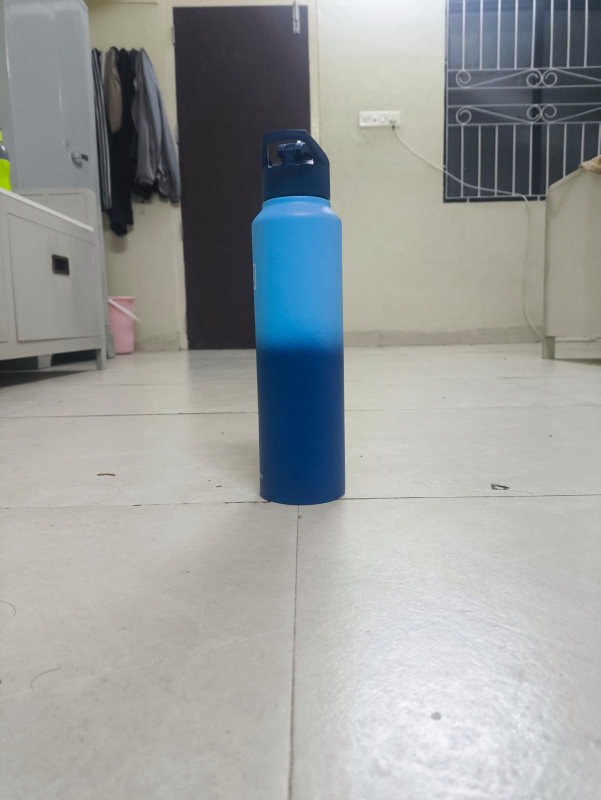
#> input picture center.jpg, 1201 x 1600 px (shown at 1/2 size); its folder holds only this picture in this run
$ python -i bottle_detection.py   (imports and definitions only)
#> lines starting #> are read from the running program, lines starting #| are printed output that depends on the picture; after the words box and inside, x2 and y2 are one past the last pixel; in counts of white or black regions, pixels touching at a corner belong together
#> further down, picture is the input picture: shape (1600, 1201, 3); mean B, G, R 156.2, 157.2, 153.9
"""
Blue water-bottle detection via HSV colour segmentation.

Pipeline
--------
1. Convert BGR → HSV.
2. Build a binary mask from one or more blue/cyan hue ranges.
3. Morphological open/close to remove speckles and fill holes.
4. Find contours; keep the largest blob that exceeds a minimum area.
5. Return bounding box, centroid and the cleaned mask.
"""

from __future__ import annotations

from dataclasses import dataclass

import cv2
import numpy as np

from . import config
from .depth import DepthResult, metres_to_cm
from .disparity import DisparityResult


@dataclass
class BottleDetection:
    found: bool
    mask: np.ndarray
    contour: np.ndarray | None
    bbox: tuple[int, int, int, int] | None  # x, y, w, h
    centroid: tuple[int, int] | None
    area_px: int = 0


@dataclass
class BottleDepthStats:
    median_disparity_px: float | None
    centre_disparity_px: float | None
    median_depth_m: float | None
    centre_depth_m: float | None
    valid_pixels: int


def detect_blue_bottle(image_bgr: np.ndarray) -> BottleDetection:
    """Detect the dominant blue bottle region in a BGR image."""
    print("=" * 60)
    print("6. BOTTLE DETECTION (HSV + morphology + contours)")
    print("=" * 60)

    hsv = cv2.cvtColor(image_bgr, cv2.COLOR_BGR2HSV)
#> hsv: shape (1600, 1201, 3); mean H, S, V 56.2, 29.7, 163.2
    mask = np.zeros(hsv.shape[:2], dtype=np.uint8)

    for lower, upper in config.HSV_BLUE_RANGES:
        lower_np = np.array(lower, dtype=np.uint8)
        upper_np = np.array(upper, dtype=np.uint8)
        mask = cv2.bitwise_or(mask, cv2.inRange(hsv, lower_np, upper_np))
#> this loop made 2 passes
#> pass 1, in detect_blue_bottle, `mask = cv2.bitwise_or(mask, cv2.inRange(hsv, lower_np, upper_np))`:
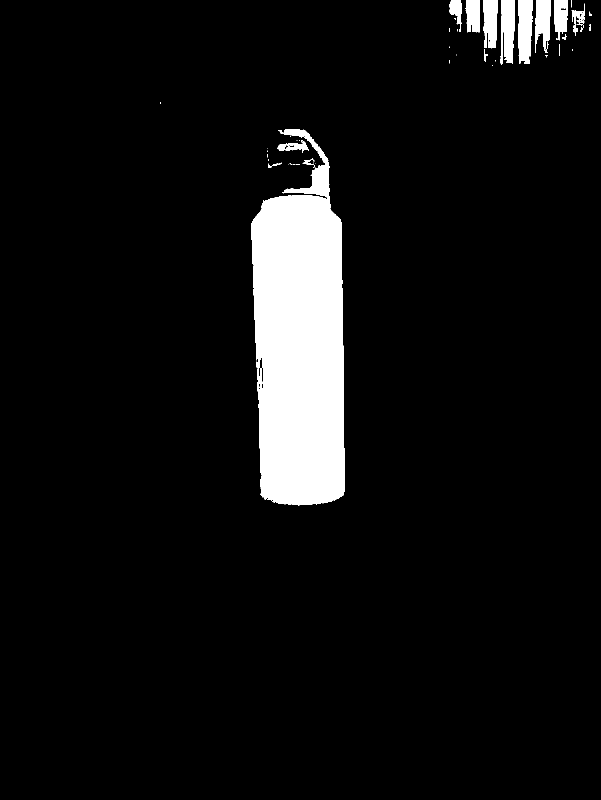
#> mask: shape (1600, 1201) (shown at 1/2 size); 6.5% white; 59 white regions (39 under 20 px), largest, box (x1, y1, x2, y2) and area: (503, 258, 690, 1010) 108049, (1036, 0, 1066, 128) 3239, (1001, 0, 1030, 130) 3095
#> pass 2, in detect_blue_bottle, `mask = cv2.bitwise_or(mask, cv2.inRange(hsv, lower_np, upper_np))`:
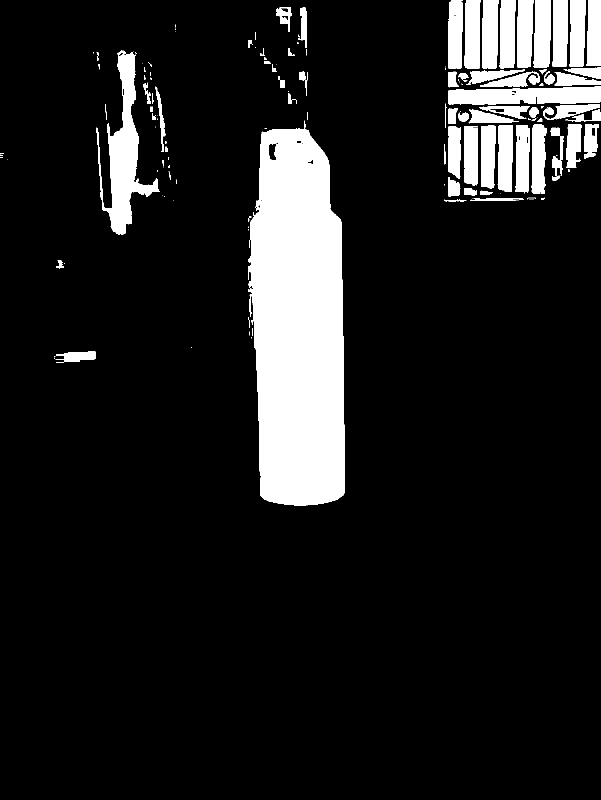
#> mask: shape (1600, 1201) (shown at 1/2 size); 11.9% white; 159 white regions (81 under 20 px), largest, box (x1, y1, x2, y2) and area: (496, 241, 690, 1011) 123498, (193, 101, 320, 470) 15203, (897, 173, 1201, 209) 9061

    k = config.MORPH_KERNEL_SIZE
    kernel = cv2.getStructuringElement(cv2.MORPH_ELLIPSE, (k, k))
    mask = cv2.morphologyEx(mask, cv2.MORPH_OPEN, kernel, iterations=1)
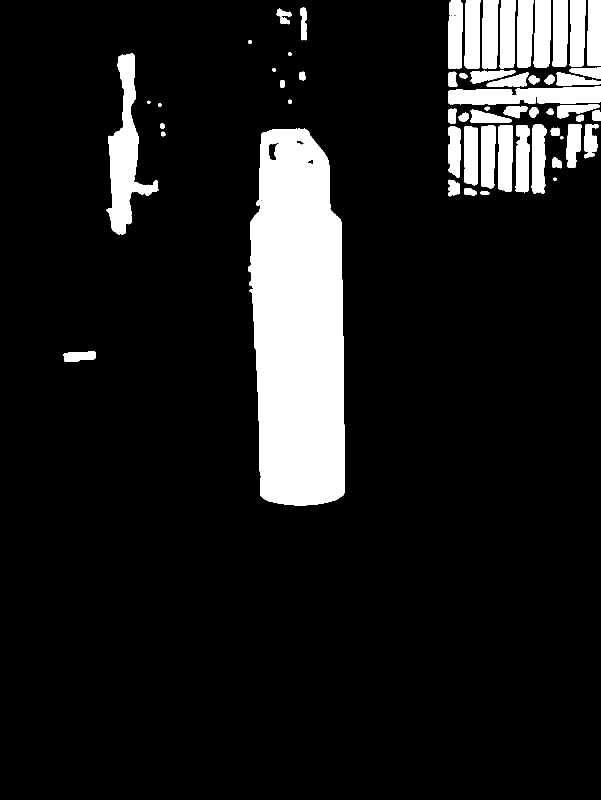
#> mask: shape (1600, 1201) (shown at 1/2 size); 11.5% white; 59 white regions, largest, box (x1, y1, x2, y2) and area: (496, 257, 690, 1011) 123233, (213, 106, 317, 469) 14264, (897, 173, 1201, 209) 8971
    mask = cv2.morphologyEx(mask, cv2.MORPH_CLOSE, kernel, iterations=2)
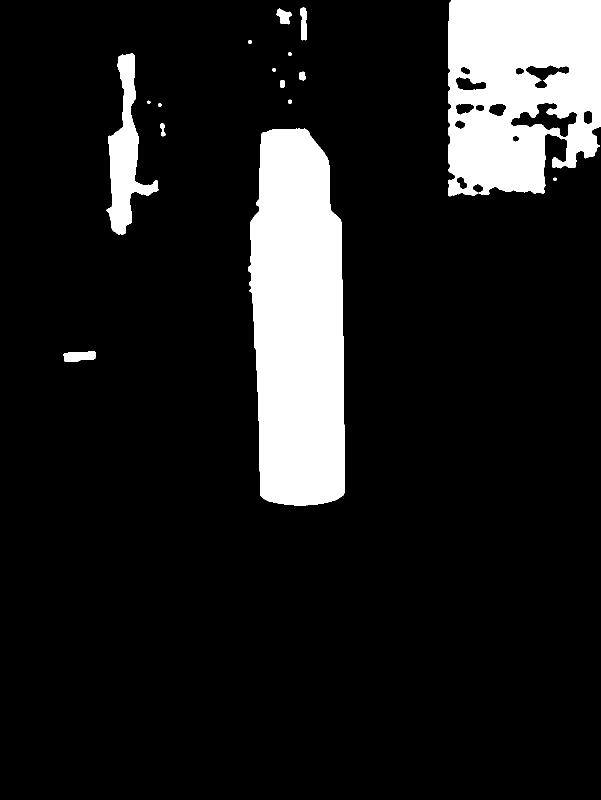
#> mask: shape (1600, 1201) (shown at 1/2 size); 12.4% white; 16 white regions

    contours, _ = cv2.findContours(mask, cv2.RETR_EXTERNAL, cv2.CHAIN_APPROX_SIMPLE)
#> contours = 16 contours; largest, box (x1, y1, x2, y2) and area: (496, 257, 690, 1011) 122993, (896, 0, 1201, 393) 106056, (213, 106, 317, 469) 13944, (127, 702, 191, 724) 1002, (600, 15, 614, 81) 658
    min_area = config.MIN_BOTTLE_AREA_RATIO * mask.shape[0] * mask.shape[1]
#> min_area = 9608

    # Prefer tall, bottle-like blobs (height > width) to reject floor reflections
    # or wide false-positive regions after aggressive warps.
    candidates = []
    for cnt in contours:
        area = cv2.contourArea(cnt)
        if area < min_area:
            continue
        x, y, w, h = cv2.boundingRect(cnt)
        aspect = h / float(max(w, 1))
        # Score: area rewarded, extreme aspect mildly preferred, huge width penalised.
        width_penalty = 1.0 if w < 0.55 * mask.shape[1] else 0.15
        score = area * min(aspect, 4.0) * width_penalty
        candidates.append((score, area, cnt, (x, y, w, h)))
#> this loop made 16 passes
#> area on passes 1, 2, 4, 5, 6, 7, 8, 9, 10, 12, 13, 14: 1002, 30, 139, 30, 24, 44, 115.5, 170.5, 34.5, 34.5, 37, 554
#> (area, x, y, w, h, aspect, score) on passes 3, 11, 16: (122993, 496, 257, 194, 754, 3.89, 478024.3), (13944, 213, 106, 104, 363, 3.49, 48669.9), (106055.5, 896, 0, 305, 393, 1.29, 136655.1)
#> after the loop, candidates = 3 items

    if not candidates:
        print("  Bottle NOT detected - adjust HSV ranges if needed.")
        return BottleDetection(
            found=False,
            mask=mask,
            contour=None,
            bbox=None,
            centroid=None,
            area_px=0,
        )

    candidates.sort(key=lambda t: t[0], reverse=True)
    _, best_area, best, (x, y, w, h) = candidates[0]
#> best_area = 122993; best = contour of 259 points, box (x1, y1, x2, y2) (496, 257, 690, 1011), area 122993; x = 496; y = 257; w = 194; h = 754
    M = cv2.moments(best)
#> M = moments, m00 122993, centre m10/m00, m01/m00 = (595.8, 646.3)
    if M["m00"] > 0:
        cx = int(M["m10"] / M["m00"])
#> cx = 595
        cy = int(M["m01"] / M["m00"])
#> cy = 646
    else:
        cx, cy = x + w // 2, y + h // 2

    # Refine mask to the chosen contour only (ignore other blue blobs).
    clean = np.zeros_like(mask)
    cv2.drawContours(clean, [best], -1, 255, thickness=-1)
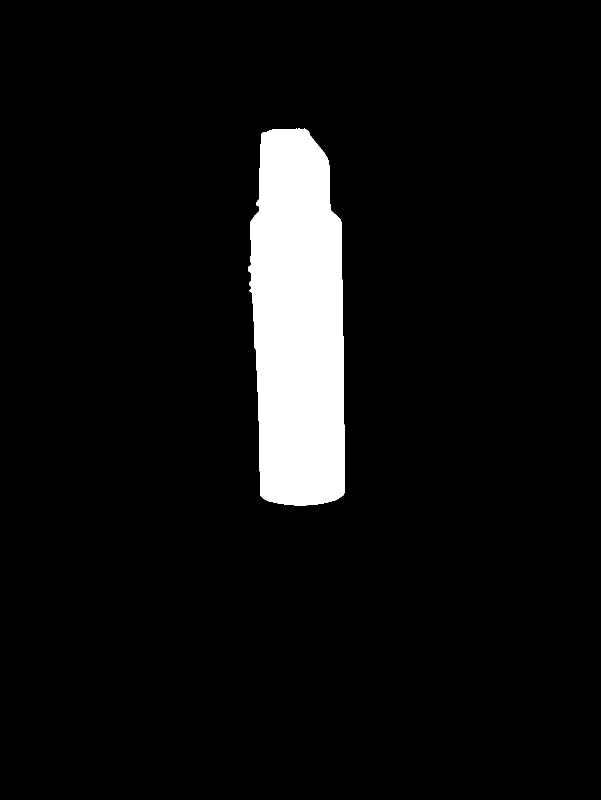
#> clean: shape (1600, 1201) (shown at 1/2 size); 6.4% white; 1 white region, box (x1, y1, x2, y2) and area: (496, 257, 690, 1011) 123852

    print(f"  Bottle found: bbox=(x={x}, y={y}, w={w}, h={h}), "
          f"centroid=({cx}, {cy}), area={int(best_area)} px")
#|   Bottle found: bbox=(x=496, y=257, w=194, h=754), centroid=(595, 646), area=122993 px
    return BottleDetection(
        found=True,
        mask=clean,
        contour=best,
        bbox=(x, y, w, h),
        centroid=(cx, cy),
        area_px=int(best_area),
    )


# [107 lines left out: functions draw_bottle_overlay, bottle_depth_stats, not called in this run]

>>> import cv2
>>> picture = cv2.imread('../center.jpg')
>>> result = detect_blue_bottle(picture)
